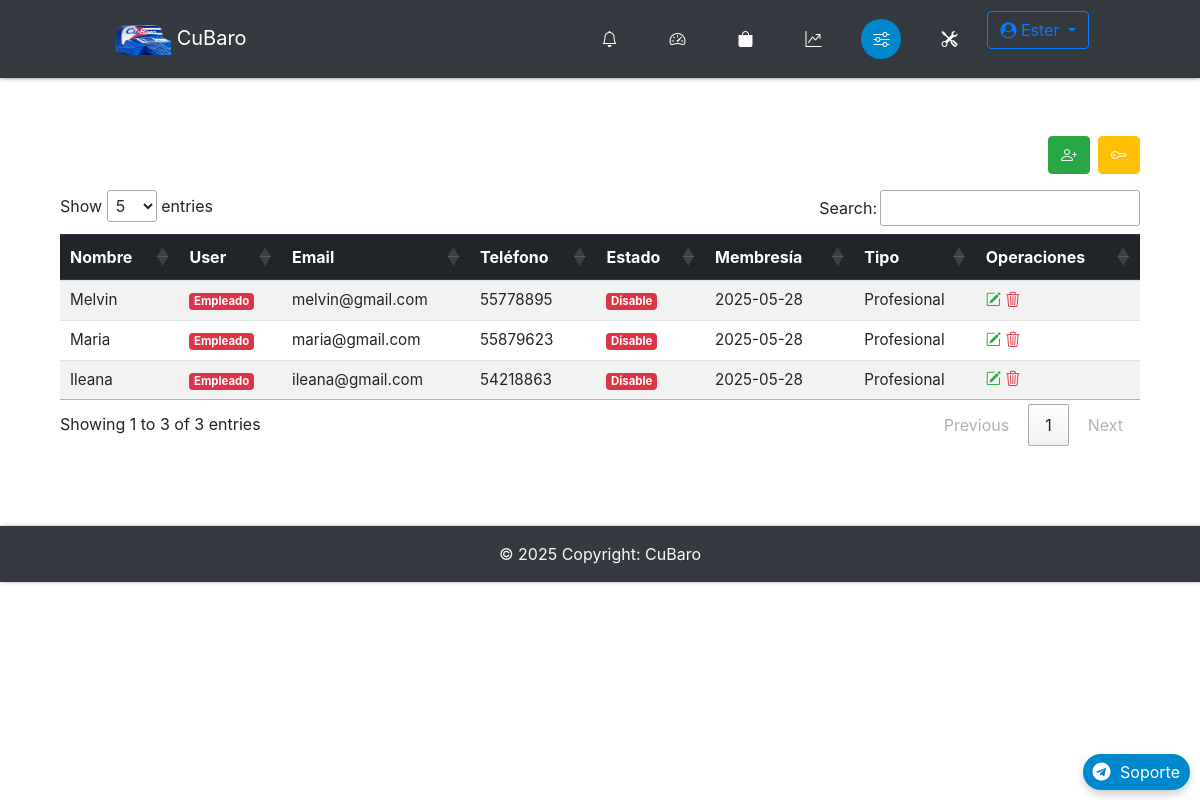
The page /admin/configuracion (signed in) on the database its author committed.
### app/db_models.py (models this page shows, shortened)
class User(UserMixin, db.Model):
    __tablename__ = "users"
    id = db.Column(db.Integer, primary_key=True)
    name = db.Column(db.Text, nullable=False)
    email = db.Column(db.String(50), nullable=False, unique=True)
    phone = db.Column(db.String(50), nullable=False)
    password = db.Column(db.String(250), nullable=False)
    admin = db.Column(db.Integer, nullable=False, default=0)
    email_confirmed = db.Column(db.Integer, nullable=False, default=1)
    created_by = db.Column(db.Integer, db.ForeignKey('users.id'), nullable=True)  # ID del creador
    registration_date = db.Column(db.DateTime, default=lambda: datetime.now(timezone.utc))  # Fecha de registro
    membership_expiration = db.Column(db.DateTime, nullable=True)  # Fecha de vencimiento de membresía
    updated_at = db.Column(db.DateTime, default=lambda: datetime.now(timezone.utc))  # Fecha de expiracion de Codigo de recuperacion empleado
    membership_id = db.Column(db.Integer, db.ForeignKey('memberships.id'), nullable=False)  # Relación con membresía
    membership = db.relationship('Membership', backref='users')
    employees = db.relationship('User', backref='creator', remote_side=[id], lazy='select')  # Relación empleados
    cart = db.relationship('Cart', backref='buyer')
    orders = db.relationship("Order", backref='customer', foreign_keys="[Order.uid]")  # Relación con clave foránea especificada
    master_key = db.Column(db.String(100), unique=True)

class Membership(db.Model):
    __tablename__ = 'memberships'
    id = db.Column(db.Integer, primary_key=True)
    name = db.Column(db.String(50), nullable=False, unique=True)
    max_employees = db.Column(db.Integer, nullable=False)
    max_items = db.Column(db.Integer, nullable=False)

### app/admin/routes.py (the view)
@admin.route('/configuracion', methods=['GET'])
@login_required
def configuracion():
    admin_alias = aliased(User)
    memberships = Membership.query.all()
    if current_user.id == 1:
        users = db.session.query(
            User, admin_alias.name.label('creator_name')
        ).outerjoin(
            admin_alias, User.created_by == admin_alias.id
        ).options(joinedload(User.membership)).all()
    else:
        users = db.session.query(
            User, admin_alias.name.label('creator_name')
        ).outerjoin(
            admin_alias, User.created_by == admin_alias.id
        ).filter(
            User.created_by == current_user.id
        ).all()
    user_data = [
        {
            'id': user.id,
            'name': user.name,
            'email': user.email,
            'admin': user.admin,
            'phone': user.phone,
            'password': user.password,
            'email_confirmed': user.email_confirmed,
            'created_by': user.created_by,
            'registration_date': user.registration_date,
            'membership_expiration': user.membership_expiration,
            'membership_id': user.membership_id,
            'membership': user.membership,
            'creator_name': creator_name if creator_name else 'Sin Admin'
        }
        for user, creator_name in users
    ]
    csrf_token = generate_csrf()
    logging.info(f"CSRF token generado: {csrf_token}")  # Depuración
    return render_template('admin/configuracion.html',
                         users=user_data,
                         memberships=memberships,
                         user=current_user,
                         csrf_token=csrf_token)

### app/admin/templates/admin/configuracion.html (shortened to what this page needs)
{% extends "admin/base.html" %}
{% block content %}
<div class="container-fluid">
    <div class="d-flex justify-content-end mb-3">
        <div class="add-new btn-success btn mr-2">
            <a href="{{ url_for('register') }}" data-toggle="tooltip" title="Añadir Empleado" class="text-light">
                <i class="bi bi-person-plus"></i>
            </a>
        </div>
        <div class="add-new btn-warning btn">
            <a href="{{ url_for('generate_reset_code') }}" data-toggle="tooltip"
                title="Generar código para recuperar cuenta de Empleado" class="text-light">
                <i class="bi bi-key"></i>
            </a>
        </div>
    </div>
    <div class="table-responsive">
        <table id="userTable" class="table table-striped table-hover">
            <thead class="thead-dark">
                <tr>
                    <th>Nombre</th>
                    <th>User</th>
                    <th>Email</th>
                    <th>Teléfono</th>
                    <th>Estado</th>
                    <th>Membresía</th>
                    <th>Tipo</th>
                    <th>Operaciones</th>
                </tr>
            </thead>
            <tbody id="userTableBody">
                {% for user in users %}
                <tr>
                    <td>{{ user.name }}</td>
                    <td>
                        <span class="badge {{ 'badge-success' if user.admin else 'badge-danger' }}">
                            {% if current_user.id == 1 and not user.admin %}
                            Empleado + {{ user.creator_name | default('Sin Admin') }}
                            {% else %}
                            {{ 'Admin' if user.admin else 'Empleado' }}
                            {% endif %}
                        </span>
                    </td>
                    <td>{{ user.email }}</td>
                    <td>{{ user.phone }}</td>
                    <td>
                        <span class="badge {{ 'badge-success' if user.email_confirmed else 'badge-danger' }}">
                            {{ 'Enable' if user.email_confirmed else 'Disable' }}
                        </span>
                    </td>
                    <td>
                        {% if user.membership_expiration %}
                        {{ user.membership_expiration.strftime('%Y-%m-%d') }}
                        {% else %}
                        Sin Membresía
                        {% endif %}
                    </td>
                    <td>
                        {% if user.membership %}
                        {{ user.membership.name }}
                        {% else %}
                        Sin Membresía
                        {% endif %}
                    </td>
                    <td>
                        <a href="#" class="edit-user" data-id="{{ user.id }}" data-name="{{ user.name }}"
                            data-email="{{ user.email }}" data-phone="{{ user.phone }}"
                            data-registration-date="{{ user.registration_date | default('') }}"
                            data-membership-expiration="{{ user.membership_expiration | default('') }}"
                            data-membership-id="{{ user.membership_id | default('') }}"
                            data-email-confirmed="{{ '1' if user.email_confirmed else '0' }}">
                            <i class="bi bi-pencil-square text-success"></i>
                        </a>
                        <a href="#" class="delete-user-link" data-user-id="{{ user.id }}"><i
                                class="bi bi-trash3 text-danger"></i></a>
                    </td>
                </tr>
                {% endfor %}
            </tbody>
        </table>
    </div>
</div>
{% endblock %}

### app/admin/templates/admin/base.html (shortened to what this page needs)
{% import "bootstrap/wtf.html" as wtf %}
<!DOCTYPE html>
<html lang="es">
<head>
  <link rel="stylesheet" href="https://maxcdn.bootstrapcdn.com/bootstrap/4.0.0/css/bootstrap.min.css"
>
  <link href="https://cdn.jsdelivr.net/gh/gitbrent/bootstrap4-toggle@3.6.1/css/bootstrap4-toggle.min.css"
    rel="stylesheet">
  <link rel="stylesheet" type="text/css" href="{{ url_for('static', filename='styles.css') }}">
  <link rel="stylesheet" href="https://cdnjs.cloudflare.com/ajax/libs/font-awesome/4.7.0/css/font-awesome.min.css">
  <link rel="stylesheet" href="https://cdnjs.cloudflare.com/ajax/libs/animate.css/4.1.1/animate.min.css" />
  <link rel="stylesheet" href="https://cdn.jsdelivr.net/npm/bootstrap-icons@1.11.3/font/bootstrap-icons.min.css">
  <link rel="stylesheet" type="text/css" href="https://cdn.datatables.net/1.13.7/css/jquery.dataTables.min.css">
  <link href="https://cdn.jsdelivr.net/npm/bootstrap-switch-button/css/bootstrap-switch-button.min.css"
    rel="stylesheet">
</head>
<body>
  <nav
    class="navbar navbar-expand-lg {% if request.path.startswith('/admin') %}navbar-dark bg-dark{% else %}navbar-light bg-light{% endif %} fixed-top">
    <div class="container-fluid">
      <a class="navbar-brand" href="{{ url_for('home') }}" data-toggle="tooltip" title="Inicio">
        <img src="{{ url_for('static', filename='img/logoo.png') }}" height="30" width="60" alt="CuBaro Logo"> CuBaro
      </a>
      <ul class="navbar-nav d-flex flex-row ml-auto">
        <div class="d-flex justify-content-center">
          {% if not current_user.is_authenticated %}
          {% if request.path.startswith('/admin') %}
          <li class="nav-item {% if request.endpoint == 'login' %}active{% endif %}">
            <a class="nav-link" href="{{ url_for('login') }}" data-toggle="tooltip" title="Iniciar Sesión">
              <div class="icon-circle">
                <i class="bi bi-box-arrow-in-right"></i>
              </div>
            </a>
          </li>
          {% else %}
          <a class="btn btn-outline-primary mr-2 {% if request.endpoint == 'login' %}active{% endif %}"
            href="{{ url_for('login') }}">Iniciar Sesión</a>
          <a class="btn btn-outline-primary {% if request.endpoint == 'register_admin' %}active{% endif %}"
            href="{{ url_for('register_admin') }}">Registrarse</a>
          {% endif %}
          {% else %}
          <li class="nav-item mr-2 {% if request.endpoint == 'orders' %}active{% endif %}">
            <a class="nav-link" href="{{ url_for('orders') }}" data-toggle="tooltip" title="Órdenes">
              <div class="icon-circle">
                <i class="bi bi-bell"></i>
              </div>
            </a>
          </li>
          {% if request.path.startswith('/admin') %}
          <li class="nav-item mr-2 {% if request.endpoint == 'admin.dashboard' %}active{% endif %}">
            <a class="nav-link" href="{{ url_for('admin.dashboard') }}" data-toggle="tooltip" title="Panel">
              <div class="icon-circle">
                <i class="bi bi-speedometer2"></i>
              </div>
            </a>
          </li>
          <li class="nav-item mr-2 {% if request.endpoint == 'admin.items' %}active{% endif %}">
            <a class="nav-link" href="{{ url_for('admin.items') }}" data-toggle="tooltip" title="Productos">
              <div class="icon-circle">
                <i class="bi bi-bag-fill"></i>
              </div>
            </a>
          </li>
          <li class="nav-item mr-2 {% if request.endpoint == 'admin.statictics' %}active{% endif %}">
            <a class="nav-link" href="{{ url_for('admin.statictics') }}" data-toggle="tooltip" title="Estadísticas">
              <div class="icon-circle">
                <i class="bi bi-graph-up-arrow"></i>
              </div>
            </a>
          </li>
          <li class="nav-item mr-2 {% if request.endpoint == 'admin.configuracion' %}active{% endif %}">
            <a class="nav-link" href="{{ url_for('admin.configuracion') }}" data-toggle="tooltip" title="Configuración">
              <div class="icon-circle">
                <i class="bi bi-sliders"></i>
              </div>
            </a>
          </li>
          <li class="nav-item mr-2">
            <a class="nav-link" data-toggle="modal" data-target="#fullScreenModal" title="Herramientas">
              <div class="icon-circle">
                <i class="bi bi-tools"></i>
              </div>
            </a>
          </li>
          {% endif %}
          <div class="dropdown ml-auto">
            <a class="btn btn-outline-primary dropdown-toggle" href="#" id="navbarDropdown" role="button"
              data-toggle="dropdown" aria-haspopup="true" aria-expanded="false">
              <i class="fa fa-user-circle"></i> {{ current_user.name }}
            </a>
          </div>
          {% endif %}
        </div>
      </ul>
    </div>
  </nav>
  <div class="container">
    <div class="main">
      {% block content %}
      {% endblock %}
      <a href="https://t.me/CuBaro_soporte" target="_blank" class="telegram-float">
        <i class="fa fa-telegram fa-2x"></i> Soporte
      </a>
    </div>
  </div>
  <footer class="bg-dark text-center text-lg-start text-light">
    <div class="text-center p-3">
      © {{ now.year }} Copyright: CuBaro
    </div>
  </footer>
</body>
</html>

### app/static/styles.css (style rules this page uses)
:root { --white: #eceff3; --primary-blue: #007bff; --dark-bg: #343a40; --error-red: #ff4c4c; --success-green: #00e676; --chart-red: #ff6384; --chart-blue: #36a2eb; --chart-purple: #cc65fe; --chart-yellow: #ffce56; --chart-green: #2ecc71; --telegram-blue: #0088cc; --telegram-hover: #3688b183; --shadow-light: rgba(0, 0, 0, 0.2); --shadow-dark: rgba(0, 0, 0, 0.19); }
body { padding-top: 80px; }
.main { padding: 10vh 0; }
.navbar { padding: 0.7rem 6rem; box-shadow: 0 1px 2px 0 var(--shadow-light), 0 1px 5px 0 var(--shadow-dark); position: fixed; top: 0; z-index: 1050; background-color: var(--dark-bg); width: 100%; }
.navbar-nav { gap: 3px; display: flex; align-items: center; }
.icon-circle { display: flex; align-items: center; justify-content: center; width: 40px; height: 40px; border-radius: 50%; background-color: var(--dark-bg); color: white; margin: 0 2px; transition: background-color 0.3s, color 0.3s; }
.nav-item.active .icon-circle { background-color: var(--telegram-blue); color: white; }
footer { box-shadow: 1px 0 2px 0 var(--shadow-light), 1px 0 5px 0 var(--shadow-dark); }
table.dataTable { margin: 0 auto; width: 100%; }
table.dataTable th { color: white; background-color: var(--dark-bg); padding: 15px; }
table.dataTable tr { border-bottom: 1px solid #0046C2; }
table.dataTable td { padding: 15px 30px; }
.table-responsive { overflow-x: auto; }
.telegram-float { position: fixed; bottom: 20px; right: 20px; background-color: var(--telegram-blue); color: white; padding: 10px 20px; border-radius: 25px; text-decoration: none; box-shadow: 0 4px 8px var(--shadow-light); transition: background-color 0.3s, transform 0.3s ease; z-index: 9999; }
.telegram-float i { margin-right: 5px; }
body { padding-bottom: 70px; padding-top: 56px; overflow-x: hidden; }
@media (min-width: 992px) { .telegram-float { bottom: 10px; right: 10px; padding: 6px 10px; } }
@media (min-width: 992px) { .telegram-float i { font-size: 18px; } }
table.dataTable th { color: white; background-color: var(--dark-bg, #343a40); padding: 15px; font-size: 1rem; }
table.dataTable td { padding: 15px 30px; font-size: 0.95rem; }

### rows shown on the page
User: name "Ester"
User: name "Melvin", admin "Empleado", email "melvin@gmail.com", phone "55778895", email_confirmed "Disable", membership_expiration "2025-05-28", membership.name "Profesional"
User: name "Maria", admin "Empleado", email "maria@gmail.com", phone "55879623", email_confirmed "Disable", membership_expiration "2025-05-28", membership.name "Profesional"
User: name "Ileana", admin "Empleado", email "ileana@gmail.com", phone "54218863", email_confirmed "Disable", membership_expiration "2025-05-28", membership.name "Profesional"
